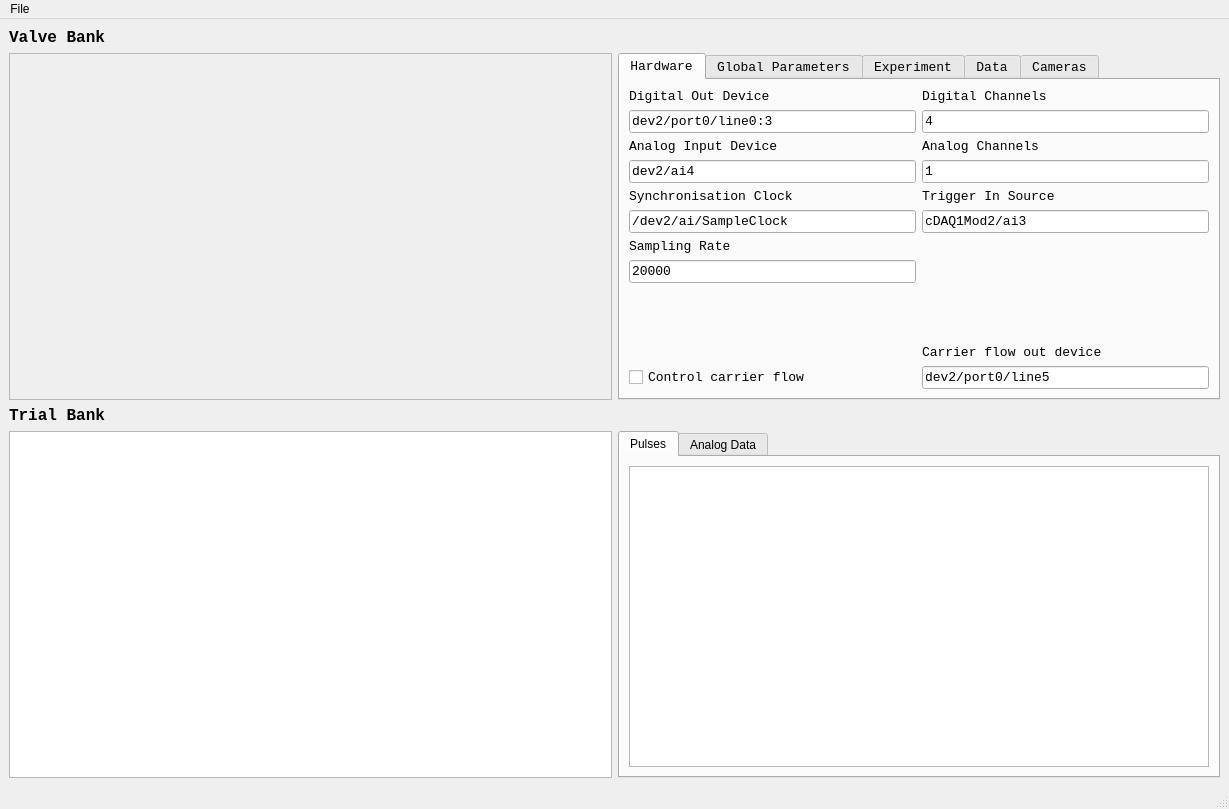
<?xml version="1.0" encoding="UTF-8"?>
<ui version="4.0">
 <class>MainWindow</class>
 <widget class="QMainWindow" name="MainWindow">
  <property name="geometry">
   <rect>
    <x>0</x>
    <y>0</y>
    <width>1229</width>
    <height>809</height>
   </rect>
  </property>
  <property name="windowTitle">
   <string>MainWindow</string>
  </property>
  <widget class="QWidget" name="centralwidget">
   <layout class="QGridLayout" name="gridLayout">
    <item row="0" column="0">
     <widget class="QLabel" name="label">
      <property name="font">
       <font>
        <family>Lucida Console</family>
        <pointsize>12</pointsize>
        <weight>75</weight>
        <bold>true</bold>
       </font>
      </property>
      <property name="text">
       <string>Valve Bank</string>
      </property>
     </widget>
    </item>
    <item row="2" column="0">
     <widget class="QLabel" name="label_8">
      <property name="font">
       <font>
        <family>Lucida Console</family>
        <pointsize>12</pointsize>
        <weight>75</weight>
        <bold>true</bold>
       </font>
      </property>
      <property name="text">
       <string>Trial Bank</string>
      </property>
     </widget>
    </item>
    <item row="1" column="0">
     <widget class="QScrollArea" name="valveBankScrollArea">
      <property name="widgetResizable">
       <bool>true</bool>
      </property>
      <widget class="QWidget" name="valveBankContents">
       <property name="geometry">
        <rect>
         <x>0</x>
         <y>0</y>
         <width>18</width>
         <height>348</height>
        </rect>
       </property>
       <property name="sizePolicy">
        <sizepolicy hsizetype="Maximum" vsizetype="Minimum">
         <horstretch>0</horstretch>
         <verstretch>0</verstretch>
        </sizepolicy>
       </property>
       <layout class="QVBoxLayout" name="valveBankLayout">
        <property name="sizeConstraint">
         <enum>QLayout::SetFixedSize</enum>
        </property>
       </layout>
      </widget>
     </widget>
    </item>
    <item row="3" column="2">
     <widget class="QTabWidget" name="viewWidgetTab">
      <property name="currentIndex">
       <number>0</number>
      </property>
      <widget class="QWidget" name="pulseTab">
       <attribute name="title">
        <string>Pulses</string>
       </attribute>
       <layout class="QGridLayout" name="gridLayout_5">
        <item row="0" column="0">
         <widget class="PlotWidget" name="graphicsView">
          <property name="sizePolicy">
           <sizepolicy hsizetype="Expanding" vsizetype="Expanding">
            <horstretch>0</horstretch>
            <verstretch>0</verstretch>
           </sizepolicy>
          </property>
         </widget>
        </item>
       </layout>
      </widget>
      <widget class="QWidget" name="analogDataTab">
       <attribute name="title">
        <string>Analog Data</string>
       </attribute>
       <layout class="QGridLayout" name="gridLayout_6">
        <item row="0" column="0">
         <widget class="PlotWidget" name="analogView">
          <property name="sizePolicy">
           <sizepolicy hsizetype="Expanding" vsizetype="Expanding">
            <horstretch>0</horstretch>
            <verstretch>0</verstretch>
           </sizepolicy>
          </property>
         </widget>
        </item>
       </layout>
      </widget>
     </widget>
    </item>
    <item row="3" column="0">
     <widget class="QTableView" name="trialBankTable">
      <property name="sizePolicy">
       <sizepolicy hsizetype="Minimum" vsizetype="Expanding">
        <horstretch>0</horstretch>
        <verstretch>0</verstretch>
       </sizepolicy>
      </property>
      <property name="font">
       <font>
        <family>Lucida Console</family>
       </font>
      </property>
      <property name="contextMenuPolicy">
       <enum>Qt::DefaultContextMenu</enum>
      </property>
      <property name="selectionBehavior">
       <enum>QAbstractItemView::SelectRows</enum>
      </property>
      <attribute name="horizontalHeaderStretchLastSection">
       <bool>false</bool>
      </attribute>
     </widget>
    </item>
    <item row="1" column="2">
     <widget class="QTabWidget" name="setupTabs">
      <property name="sizePolicy">
       <sizepolicy hsizetype="Minimum" vsizetype="Expanding">
        <horstretch>0</horstretch>
        <verstretch>0</verstretch>
       </sizepolicy>
      </property>
      <property name="font">
       <font>
        <family>Lucida Console</family>
        <pointsize>10</pointsize>
       </font>
      </property>
      <property name="currentIndex">
       <number>0</number>
      </property>
      <widget class="QWidget" name="hardwareTab">
       <attribute name="title">
        <string>Hardware</string>
       </attribute>
       <layout class="QGridLayout" name="gridLayout_2">
        <item row="9" column="1">
         <widget class="QLabel" name="label_22">
          <property name="text">
           <string>Carrier flow out device</string>
          </property>
         </widget>
        </item>
        <item row="10" column="0">
         <widget class="QCheckBox" name="carrierControlBox">
          <property name="text">
           <string>Control carrier flow</string>
          </property>
         </widget>
        </item>
        <item row="1" column="0">
         <widget class="QLineEdit" name="digitalOutDevEdit">
          <property name="text">
           <string>dev2/port0/line0:3</string>
          </property>
         </widget>
        </item>
        <item row="1" column="1">
         <widget class="QLineEdit" name="digitalChannelsEdit">
          <property name="text">
           <string>4</string>
          </property>
         </widget>
        </item>
        <item row="3" column="0">
         <widget class="QLineEdit" name="analogInDevEdit">
          <property name="text">
           <string>dev2/ai4</string>
          </property>
         </widget>
        </item>
        <item row="3" column="1">
         <widget class="QLineEdit" name="analogChannelsEdit">
          <property name="text">
           <string>1</string>
          </property>
         </widget>
        </item>
        <item row="6" column="0">
         <widget class="QLabel" name="label_5">
          <property name="text">
           <string>Sampling Rate</string>
          </property>
         </widget>
        </item>
        <item row="4" column="0">
         <widget class="QLabel" name="label_11">
          <property name="text">
           <string>Synchronisation Clock</string>
          </property>
         </widget>
        </item>
        <item row="5" column="0">
         <widget class="QLineEdit" name="syncClockEdit">
          <property name="text">
           <string>/dev2/ai/SampleClock</string>
          </property>
         </widget>
        </item>
        <item row="0" column="1">
         <widget class="QLabel" name="label_4">
          <property name="text">
           <string>Digital Channels</string>
          </property>
         </widget>
        </item>
        <item row="7" column="0">
         <widget class="QLineEdit" name="sampRateEdit">
          <property name="text">
           <string>20000</string>
          </property>
         </widget>
        </item>
        <item row="2" column="1">
         <widget class="QLabel" name="analogChannelsLabel">
          <property name="text">
           <string>Analog Channels</string>
          </property>
         </widget>
        </item>
        <item row="4" column="1">
         <widget class="QLabel" name="label_9">
          <property name="text">
           <string>Trigger In Source</string>
          </property>
         </widget>
        </item>
        <item row="0" column="0">
         <widget class="QLabel" name="label_2">
          <property name="text">
           <string>Digital Out Device</string>
          </property>
         </widget>
        </item>
        <item row="5" column="1">
         <widget class="QLineEdit" name="triggerInEdit">
          <property name="text">
           <string>cDAQ1Mod2/ai3</string>
          </property>
         </widget>
        </item>
        <item row="2" column="0">
         <widget class="QLabel" name="label_3">
          <property name="text">
           <string>Analog Input Device</string>
          </property>
         </widget>
        </item>
        <item row="10" column="1">
         <widget class="QLineEdit" name="carrierDeviceEdit">
          <property name="text">
           <string>dev2/port0/line5</string>
          </property>
         </widget>
        </item>
        <item row="8" column="0">
         <spacer name="verticalSpacer">
          <property name="orientation">
           <enum>Qt::Vertical</enum>
          </property>
          <property name="sizeHint" stdset="0">
           <size>
            <width>20</width>
            <height>40</height>
           </size>
          </property>
         </spacer>
        </item>
       </layout>
      </widget>
      <widget class="QWidget" name="globalParametersTab">
       <attribute name="title">
        <string>Global Parameters</string>
       </attribute>
       <layout class="QGridLayout" name="gridLayout_3">
        <item row="6" column="0">
         <widget class="QLineEdit" name="shuffleOffsetlineEdit">
          <property name="text">
           <string>0</string>
          </property>
         </widget>
        </item>
        <item row="2" column="1">
         <widget class="QLabel" name="label_16">
          <property name="text">
           <string>Blank valve indexes (0 indexing)</string>
          </property>
         </widget>
        </item>
        <item row="6" column="1">
         <widget class="QLineEdit" name="shuffleGrouplineEdit">
          <property name="text">
           <string>1</string>
          </property>
         </widget>
        </item>
        <item row="3" column="0">
         <widget class="QCheckBox" name="invertBlankcheckBox">
          <property name="text">
           <string>Invert blank off state</string>
          </property>
         </widget>
        </item>
        <item row="5" column="0">
         <widget class="QLabel" name="label_21">
          <property name="text">
           <string>Shuffle offset</string>
          </property>
         </widget>
        </item>
        <item row="3" column="1">
         <widget class="QLineEdit" name="blankValveEdit"/>
        </item>
        <item row="4" column="0">
         <spacer name="verticalSpacer_9">
          <property name="orientation">
           <enum>Qt::Vertical</enum>
          </property>
          <property name="sizeHint" stdset="0">
           <size>
            <width>20</width>
            <height>40</height>
           </size>
          </property>
         </spacer>
        </item>
        <item row="1" column="0">
         <widget class="QLineEdit" name="globalOnsetEdit">
          <property name="text">
           <string>0</string>
          </property>
         </widget>
        </item>
        <item row="0" column="1">
         <widget class="QLabel" name="label_7">
          <property name="text">
           <string>Offset</string>
          </property>
         </widget>
        </item>
        <item row="1" column="1">
         <widget class="QLineEdit" name="globalOffsetEdit">
          <property name="text">
           <string>0</string>
          </property>
         </widget>
        </item>
        <item row="7" column="0">
         <spacer name="verticalSpacer_2">
          <property name="orientation">
           <enum>Qt::Vertical</enum>
          </property>
          <property name="sizeHint" stdset="0">
           <size>
            <width>20</width>
            <height>40</height>
           </size>
          </property>
         </spacer>
        </item>
        <item row="0" column="0">
         <widget class="QLabel" name="label_6">
          <property name="text">
           <string>Onset</string>
          </property>
         </widget>
        </item>
        <item row="5" column="1">
         <widget class="QLabel" name="label_20">
          <property name="text">
           <string>Shuffle group size</string>
          </property>
         </widget>
        </item>
       </layout>
      </widget>
      <widget class="QWidget" name="experimentSetupTab">
       <attribute name="title">
        <string>Experiment</string>
       </attribute>
       <layout class="QGridLayout" name="gridLayout_4">
        <item row="0" column="2">
         <widget class="QPushButton" name="closeValvesButton">
          <property name="text">
           <string>Close all valves</string>
          </property>
         </widget>
        </item>
        <item row="7" column="0">
         <widget class="QPushButton" name="randomiseTrialsButton">
          <property name="text">
           <string>Randomise trials</string>
          </property>
         </widget>
        </item>
        <item row="9" column="0">
         <widget class="QPushButton" name="runSelectedButton">
          <property name="text">
           <string>Run Selected</string>
          </property>
         </widget>
        </item>
        <item row="3" column="1">
         <widget class="QPushButton" name="moveUpButton">
          <property name="text">
           <string>Move Up</string>
          </property>
         </widget>
        </item>
        <item row="9" column="1">
         <widget class="QPushButton" name="startQueueFromSelectedButton">
          <property name="text">
           <string>Start Queue from Selected</string>
          </property>
         </widget>
        </item>
        <item row="7" column="1">
         <layout class="QHBoxLayout" name="horizontalLayout">
          <item>
           <widget class="QLabel" name="label_10">
            <property name="text">
             <string>Repeats</string>
            </property>
           </widget>
          </item>
          <item>
           <widget class="QSpinBox" name="repeatsBox">
            <property name="maximum">
             <number>1000000</number>
            </property>
            <property name="value">
             <number>1</number>
            </property>
           </widget>
          </item>
         </layout>
        </item>
        <item row="8" column="0">
         <widget class="QPushButton" name="startQueueButton">
          <property name="text">
           <string>Start Queue</string>
          </property>
         </widget>
        </item>
        <item row="7" column="2">
         <widget class="QCheckBox" name="shuffleRepeatsBox">
          <property name="text">
           <string>Shuffle repeats</string>
          </property>
         </widget>
        </item>
        <item row="0" column="0">
         <widget class="QPushButton" name="addValveButton">
          <property name="text">
           <string>Add Valve</string>
          </property>
         </widget>
        </item>
        <item row="9" column="2">
         <widget class="QCheckBox" name="triggerWaitCheckBox">
          <property name="text">
           <string>Wait for trigger</string>
          </property>
         </widget>
        </item>
        <item row="0" column="1">
         <widget class="QComboBox" name="valveTypeCombo">
          <item>
           <property name="text">
            <string>Simple</string>
           </property>
          </item>
          <item>
           <property name="text">
            <string>Binary</string>
           </property>
          </item>
          <item>
           <property name="text">
            <string>Anti Plume</string>
           </property>
          </item>
          <item>
           <property name="text">
            <string>Noise</string>
           </property>
          </item>
          <item>
           <property name="text">
            <string>Plume</string>
           </property>
          </item>
         </widget>
        </item>
        <item row="4" column="0">
         <spacer name="verticalSpacer_3">
          <property name="orientation">
           <enum>Qt::Vertical</enum>
          </property>
          <property name="sizeHint" stdset="0">
           <size>
            <width>20</width>
            <height>40</height>
           </size>
          </property>
         </spacer>
        </item>
        <item row="2" column="1">
         <widget class="QPushButton" name="updateTrialButton">
          <property name="text">
           <string>Update Trial</string>
          </property>
         </widget>
        </item>
        <item row="3" column="2">
         <widget class="QPushButton" name="moveDownButton">
          <property name="text">
           <string>Move Down</string>
          </property>
         </widget>
        </item>
        <item row="3" column="0">
         <widget class="QLineEdit" name="trialNameEdit">
          <property name="sizePolicy">
           <sizepolicy hsizetype="Maximum" vsizetype="Fixed">
            <horstretch>0</horstretch>
            <verstretch>0</verstretch>
           </sizepolicy>
          </property>
          <property name="text">
           <string>Trial Name</string>
          </property>
         </widget>
        </item>
        <item row="1" column="0">
         <spacer name="verticalSpacer_4">
          <property name="orientation">
           <enum>Qt::Vertical</enum>
          </property>
          <property name="sizeHint" stdset="0">
           <size>
            <width>20</width>
            <height>40</height>
           </size>
          </property>
         </spacer>
        </item>
        <item row="2" column="2">
         <widget class="QPushButton" name="removeTrialButton">
          <property name="text">
           <string>Remove Trial</string>
          </property>
         </widget>
        </item>
        <item row="2" column="0">
         <widget class="QPushButton" name="addTrialButton">
          <property name="text">
           <string>Add To Trials</string>
          </property>
         </widget>
        </item>
        <item row="8" column="1">
         <widget class="QPushButton" name="pauseQueueButton">
          <property name="text">
           <string>Pause Queue</string>
          </property>
         </widget>
        </item>
        <item row="8" column="2">
         <widget class="QPushButton" name="stopQueueButton">
          <property name="text">
           <string>Stop Queue</string>
          </property>
         </widget>
        </item>
       </layout>
      </widget>
      <widget class="QWidget" name="dataExportTab">
       <attribute name="title">
        <string>Data</string>
       </attribute>
       <layout class="QGridLayout" name="gridLayout_7">
        <item row="10" column="1">
         <layout class="QHBoxLayout" name="horizontalLayout_3">
          <item>
           <widget class="QLabel" name="label_18">
            <property name="text">
             <string>Time suffix</string>
            </property>
           </widget>
          </item>
          <item>
           <widget class="QLabel" name="label_15">
            <property name="text">
             <string>Camera suffix</string>
            </property>
           </widget>
          </item>
         </layout>
        </item>
        <item row="9" column="1">
         <layout class="QHBoxLayout" name="horizontalLayout_2">
          <item>
           <widget class="QCheckBox" name="saveTrialStartscheckBox">
            <property name="text">
             <string>Save trial start times</string>
            </property>
            <property name="checked">
             <bool>true</bool>
            </property>
           </widget>
          </item>
          <item>
           <widget class="QCheckBox" name="saveCameraVideocheckBox">
            <property name="text">
             <string>Save camera video</string>
            </property>
            <property name="checked">
             <bool>true</bool>
            </property>
           </widget>
          </item>
         </layout>
        </item>
        <item row="11" column="1">
         <layout class="QHBoxLayout" name="horizontalLayout_7">
          <item>
           <widget class="QLineEdit" name="trialStartsSuffixEdit">
            <property name="text">
             <string>trial_starts</string>
            </property>
           </widget>
          </item>
          <item>
           <widget class="QLineEdit" name="cameraSuffixEdit">
            <property name="text">
             <string>camera</string>
            </property>
           </widget>
          </item>
         </layout>
        </item>
        <item row="3" column="1">
         <widget class="QLineEdit" name="exportPathEdit">
          <property name="text">
           <string/>
          </property>
         </widget>
        </item>
        <item row="8" column="1">
         <layout class="QHBoxLayout" name="horizontalLayout_6">
          <item>
           <widget class="QLineEdit" name="trialNameSuffixEdit">
            <property name="text">
             <string>trial_name</string>
            </property>
           </widget>
          </item>
          <item>
           <widget class="QLineEdit" name="pulseSuffixEdit">
            <property name="text">
             <string>data</string>
            </property>
           </widget>
          </item>
         </layout>
        </item>
        <item row="3" column="0">
         <widget class="QLabel" name="label_12">
          <property name="text">
           <string>Save path</string>
          </property>
         </widget>
        </item>
        <item row="2" column="1">
         <spacer name="verticalSpacer_6">
          <property name="orientation">
           <enum>Qt::Vertical</enum>
          </property>
          <property name="sizeHint" stdset="0">
           <size>
            <width>20</width>
            <height>40</height>
           </size>
          </property>
         </spacer>
        </item>
        <item row="12" column="1">
         <spacer name="verticalSpacer_5">
          <property name="orientation">
           <enum>Qt::Vertical</enum>
          </property>
          <property name="sizeHint" stdset="0">
           <size>
            <width>20</width>
            <height>40</height>
           </size>
          </property>
         </spacer>
        </item>
        <item row="5" column="1">
         <layout class="QHBoxLayout" name="horizontalLayout_4">
          <property name="spacing">
           <number>6</number>
          </property>
          <property name="sizeConstraint">
           <enum>QLayout::SetDefaultConstraint</enum>
          </property>
          <item>
           <widget class="QCheckBox" name="trialNameCheckBox">
            <property name="text">
             <string>Save trial names</string>
            </property>
            <property name="checked">
             <bool>true</bool>
            </property>
           </widget>
          </item>
          <item>
           <widget class="QCheckBox" name="pulseCheckBox">
            <property name="text">
             <string>Save pulses</string>
            </property>
           </widget>
          </item>
         </layout>
        </item>
        <item row="7" column="1">
         <layout class="QHBoxLayout" name="horizontalLayout_5">
          <item>
           <widget class="QLabel" name="label_14">
            <property name="text">
             <string>Name suffix</string>
            </property>
           </widget>
          </item>
          <item>
           <widget class="QLabel" name="label_13">
            <property name="text">
             <string>Pulse suffix</string>
            </property>
           </widget>
          </item>
         </layout>
        </item>
        <item row="3" column="2">
         <widget class="QPushButton" name="exportPathDirButton">
          <property name="text">
           <string>...</string>
          </property>
         </widget>
        </item>
       </layout>
      </widget>
      <widget class="QWidget" name="cameraTab">
       <attribute name="title">
        <string>Cameras</string>
       </attribute>
       <layout class="QGridLayout" name="gridLayout_8">
        <item row="3" column="0" colspan="2">
         <spacer name="verticalSpacer_8">
          <property name="orientation">
           <enum>Qt::Vertical</enum>
          </property>
          <property name="sizeHint" stdset="0">
           <size>
            <width>20</width>
            <height>40</height>
           </size>
          </property>
         </spacer>
        </item>
        <item row="10" column="0" colspan="2">
         <spacer name="verticalSpacer_7">
          <property name="orientation">
           <enum>Qt::Vertical</enum>
          </property>
          <property name="sizeHint" stdset="0">
           <size>
            <width>20</width>
            <height>40</height>
           </size>
          </property>
         </spacer>
        </item>
        <item row="5" column="1">
         <widget class="QLabel" name="label_19">
          <property name="text">
           <string>Number of cameras</string>
          </property>
         </widget>
        </item>
        <item row="7" column="0">
         <widget class="QCheckBox" name="cameraSaveIconBox">
          <property name="text">
           <string>Camera save icon</string>
          </property>
          <property name="checked">
           <bool>true</bool>
          </property>
         </widget>
        </item>
        <item row="5" column="0">
         <widget class="QLabel" name="label_17">
          <property name="text">
           <string>Camera save interval (s)</string>
          </property>
         </widget>
        </item>
        <item row="6" column="0">
         <widget class="QLineEdit" name="cameraSaveIntervalEdit">
          <property name="text">
           <string>600</string>
          </property>
         </widget>
        </item>
        <item row="6" column="1">
         <widget class="QLineEdit" name="numberCamerasEdit">
          <property name="text">
           <string>2</string>
          </property>
         </widget>
        </item>
        <item row="4" column="0" colspan="2">
         <widget class="QPushButton" name="launchCameraButton">
          <property name="text">
           <string>Launch camera(s)</string>
          </property>
         </widget>
        </item>
        <item row="7" column="1">
         <widget class="QCheckBox" name="blackAndWhiteBox">
          <property name="text">
           <string>Black and white</string>
          </property>
          <property name="checked">
           <bool>true</bool>
          </property>
         </widget>
        </item>
        <item row="8" column="1">
         <widget class="QCheckBox" name="showStreamcheckBox">
          <property name="text">
           <string>Show stream</string>
          </property>
          <property name="checked">
           <bool>true</bool>
          </property>
         </widget>
        </item>
        <item row="8" column="0">
         <widget class="QPushButton" name="closeCamerasButton">
          <property name="text">
           <string>Close cameras(s)</string>
          </property>
         </widget>
        </item>
        <item row="9" column="0">
         <widget class="QPushButton" name="updateCamerasButton">
          <property name="text">
           <string>Update camera(s)</string>
          </property>
         </widget>
        </item>
       </layout>
      </widget>
     </widget>
    </item>
   </layout>
  </widget>
  <widget class="QMenuBar" name="menubar">
   <property name="geometry">
    <rect>
     <x>0</x>
     <y>0</y>
     <width>1229</width>
     <height>21</height>
    </rect>
   </property>
   <widget class="QMenu" name="menuFile">
    <property name="title">
     <string>File</string>
    </property>
    <addaction name="actionSave"/>
    <addaction name="actionLoad"/>
    <addaction name="actionSave_Configuration"/>
   </widget>
   <addaction name="menuFile"/>
  </widget>
  <widget class="QStatusBar" name="statusbar"/>
  <action name="actionSave">
   <property name="text">
    <string>Save</string>
   </property>
  </action>
  <action name="actionLoad">
   <property name="text">
    <string>Load</string>
   </property>
  </action>
  <action name="actionSave_Configuration">
   <property name="text">
    <string>Save Configuration</string>
   </property>
  </action>
 </widget>
 <customwidgets>
  <customwidget>
   <class>PlotWidget</class>
   <extends>QGraphicsView</extends>
   <header>pyqtgraph</header>
  </customwidget>
 </customwidgets>
 <resources/>
 <connections/>
</ui>
